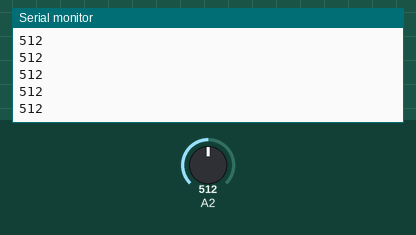
The sketch below on a simulated Arduino Uno, built with avr-gcc and run on an emulated ATmega328P. On the bench: the last lines printed to the serial monitor. The test bench sets the inputs (shaded band); at power-on: A2 = 512.

Above: at 1.2 s.
1.3 s: A2 set to 716
At 1.8 s:
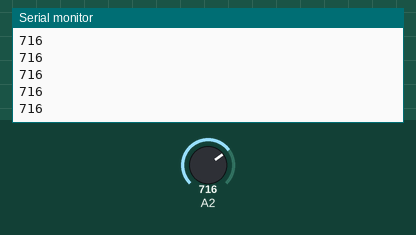
2.8 s: A2 set to 900
At 3.8 s:
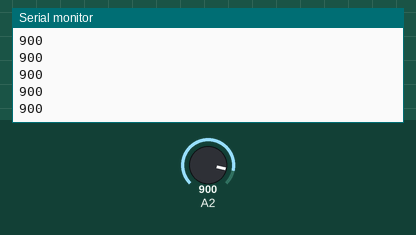
Timing chart, 0 to 5.8 s (numbered marks = the images above; inputs shaded):
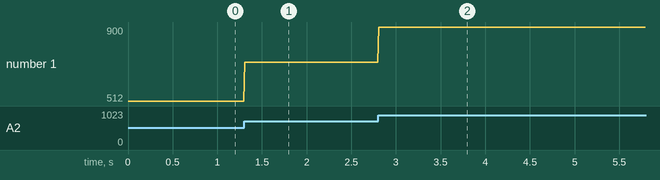

The sketch:

test_sound_sensor.ino
```cpp
void setup() {
  Serial.begin(115200);
  pinMode(2, INPUT);
}

void loop() {
  Serial.println(analogRead(2));
  delay(10);
}
```

Measured:
- after the input at 1.3 s, the serial monitor: prints a new line at once (image 1)
- after the input at 2.8 s, the serial monitor: prints a new line at once (image 2)
- plotted number 1: 512 → 716 after the input at 1.3 s, 716 → 900 after the input at 2.8 s
